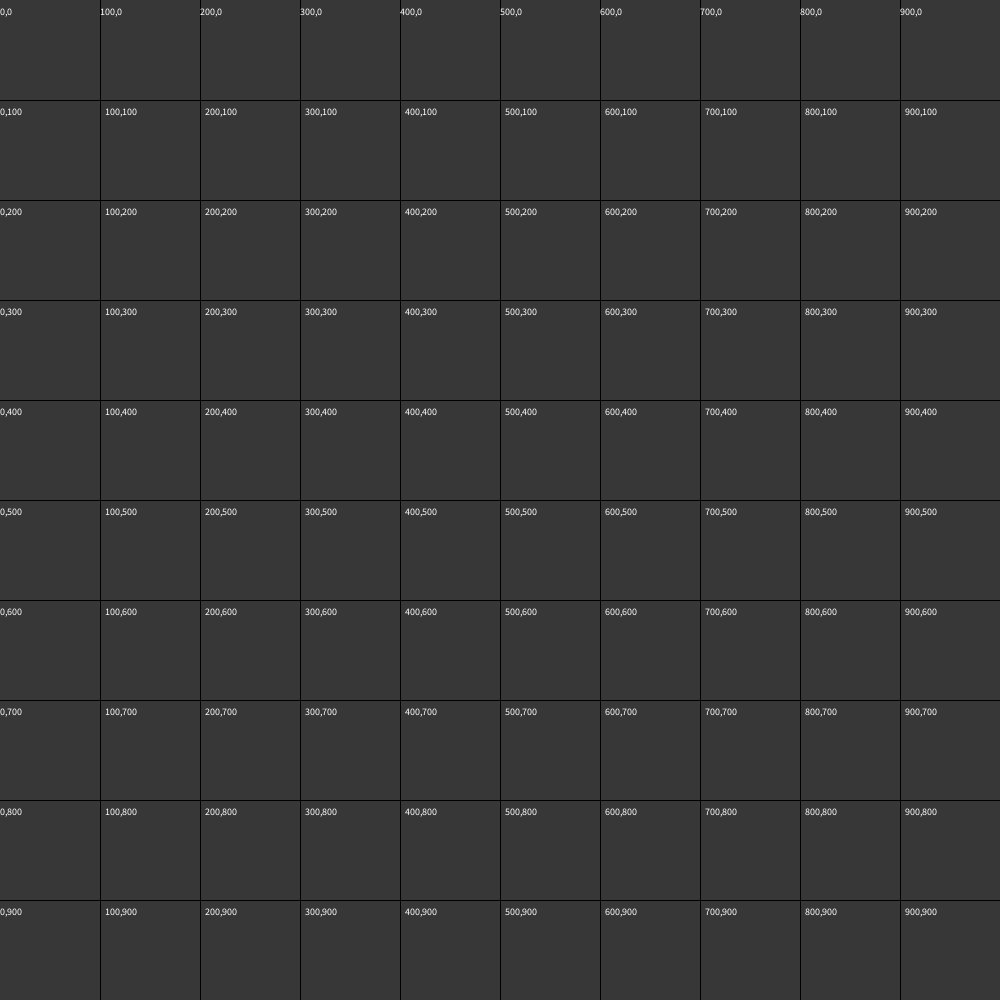
Frame 1 (no input)
Frame 60 (the mouse pressed at the canvas centre just before this capture): identical to frame 1, image omitted
Frame 120 (the mouse held since frame 60 and released just before this capture): identical to frame 1, image omitted

The Processing sketch that drew this single still picture (run headless with seeded random() and noise(); from frame 60 on, the mouse is pressed at the canvas centre):

// Processing sketch: GRID_GRAY_CANVAS
// ── GRID_GRAY_CANVAS.pde
void setup() {
size(1000,1000);
}

void draw(){
background(55,55,55);
stroke(0);
//horizontal lines
line(0,100,1000,100);
line(0,200,1000,200);
line(0,300,1000,300);
line(0,400,1000,400);
line(0,500,1000,500);
line(0,600,1000,600);
line(0,700,1000,700);
line(0,800,1000,800);
line(0,900,1000,900);
//vertical lines
line(100,0,100,1000);
line(200,0,200,1000);
line(300,0,300,1000);
line(400,0,400,1000);
line(500,0,500,1000);
line(600,0,600,1000);
line(700,0,700,1000);
line(800,0,800,1000);
line(900,0,900,1000);
//horizontal text
textSize(10);
stroke(255);
fill(255);
text("0,0",0,15);
text("0,100", 0,115);
text("0,200", 0,215);
text("0,300",0,315);
text("0,400",0,415);
text("0,500",0,515);
text("0,600",0,615);
text("0,700",0,715);
text("0,800",0,815);
text("0,900",0,915);
//vertical text
text("100,0",100,15);
text("200,0",200,15);
text("300,0",300,15);
text("400,0",400,15);
text("500,0",500,15);
text("600,0",600,15);
text("700,0",700,15);
text("800,0",800,15);
text("900,0",900,15);
//inside grid text 100 column
text("100,100",105,115);
text("100,200",105,215);
text("100,300",105,315);
text("100,400",105,415);
text("100,500",105,515);
text("100,600",105,615);
text("100,700",105,715);
text("100,800",105,815);
text("100,900",105,915);
//inside grid text 200 column
text("200,100",205,115);
text("200,200",205,215);
text("200,300",205,315);
text("200,400",205,415);
text("200,500",205,515);
text("200,600",205,615);
text("200,700",205,715);
text("200,800",205,815);
text("200,900",205,915);
//inside grid text 300 column
text("300,100",305,115);
text("300,200",305,215);
text("300,300",305,315);
text("300,400",305,415);
text("300,500",305,515);
text("300,600",305,615);
text("300,700",305,715);
text("300,800",305,815);
text("300,900",305,915);
//inside grid text 400 column
text("400,100",405,115);
text("400,200",405,215);
text("400,300",405,315);
text("400,400",405,415);
text("400,500",405,515);
text("400,600",405,615);
text("400,700",405,715);
text("400,800",405,815);
text("400,900",405,915);
//inside grid text 500 column
text("500,100",505,115);
text("500,200",505,215);
text("500,300",505,315);
text("500,400",505,415);
text("500,500",505,515);
text("500,600",505,615);
text("500,700",505,715);
text("500,800",505,815);
text("500,900",505,915);
//inside grid text 600 column
text("600,100",605,115);
text("600,200",605,215);
text("600,300",605,315);
text("600,400",605,415);
text("600,500",605,515);
text("600,600",605,615);
text("600,700",605,715);
text("600,800",605,815);
text("600,900",605,915);
//inside grid text 700 column
text("700,100",705,115);
text("700,200",705,215);
text("700,300",705,315);
text("700,400",705,415);
text("700,500",705,515);
text("700,600",705,615);
text("700,700",705,715);
text("700,800",705,815);
text("700,900",705,915);
//inside grid text 800 column
text("800,100",805,115);
text("800,200",805,215);
text("800,300",805,315);
text("800,400",805,415);
text("800,500",805,515);
text("800,600",805,615);
text("800,700",805,715);
text("800,800",805,815);
text("800,900",805,915);
//inside grid text 00 column
text("900,100",905,115);
text("900,200",905,215);
text("900,300",905,315);
text("900,400",905,415);
text("900,500",905,515);
text("900,600",905,615);
text("900,700",905,715);
text("900,800",905,815);
text("900,900",905,915);
}
